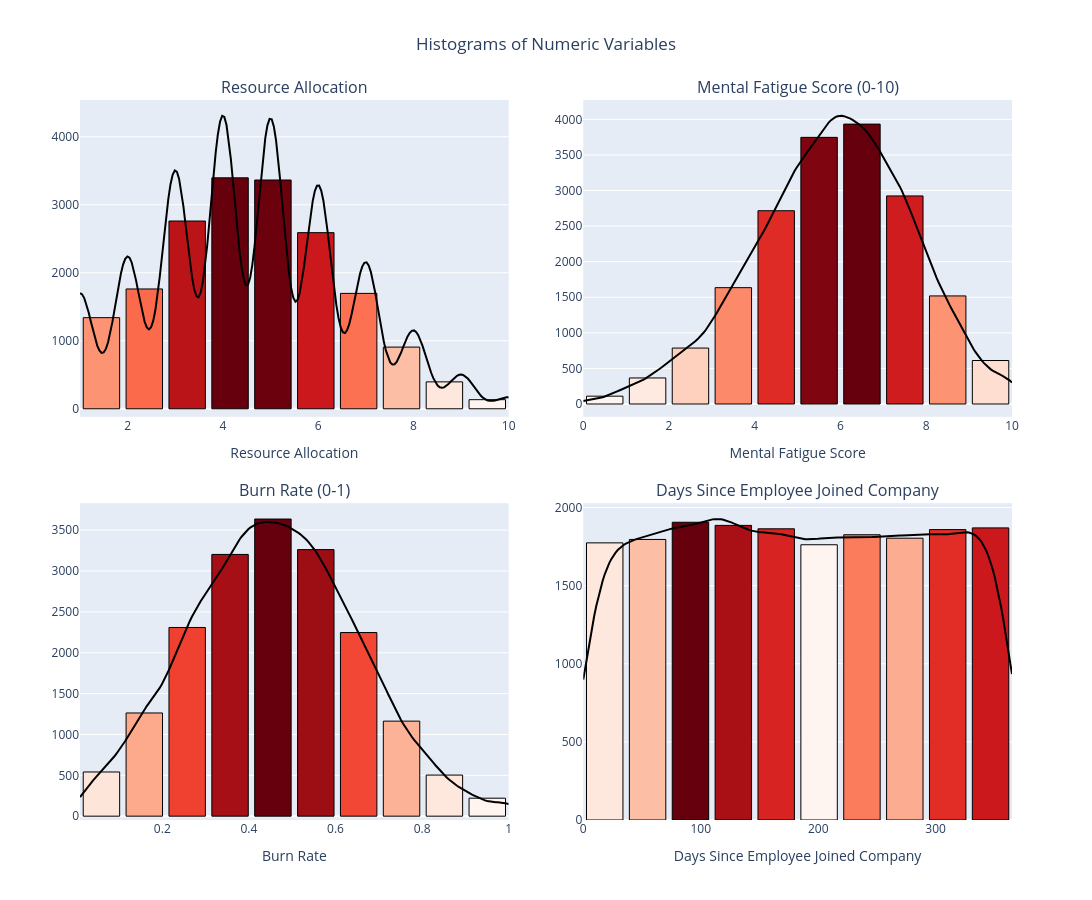

Write notebook code for a chart like this one.
### Markdown cell above
**What is the distribution of the numerical columns in the training dataset?**

### Code cell
from plotly.subplots import make_subplots
import plotly.graph_objects as go
from scipy.stats import gaussian_kde
import numpy as np

cols_config = [
    ("Resource Allocation", "Resource Allocation", 10),
    ("Mental Fatigue Score", "Mental Fatigue Score (0-10)", 10),
    ("Burn Rate", "Burn Rate (0-1)", 10),
    ("days_since_joined", "Days Since Employee Joined Company", 10)
]

fig = make_subplots(
    rows=2, cols=2,
    subplot_titles=[c[1] for c in cols_config],
    vertical_spacing=0.12,   
    horizontal_spacing=0.08 
)

positions = [(1,1), (1,2), (2, 1), (2, 2)]

for (col, label, bins), (row, col_pos) in zip(cols_config, positions):
    counts, bin_edges = np.histogram(train[col], bins=bins)
    bin_centers = (bin_edges[:-1] + bin_edges[1:]) / 2

    fig.add_trace(
        go.Bar(
            x=bin_centers,
            y=counts,
            marker=dict(
                color=counts,
                colorscale="Reds",
                line=dict(color="black", width=1)
            ),
            showlegend=False
        ),
        row=row, col=col_pos
    )

    kde = gaussian_kde(train[col].dropna())
    x_range = np.linspace(train[col].min(), train[col].max(), 200)
    kde_vals = kde(x_range)
    kde_scaled = kde_vals * (counts.sum() * (bin_edges[1] - bin_edges[0]))

    fig.add_trace(
        go.Scatter(
            x=x_range,
            y=kde_scaled,
            mode="lines",
            line=dict(color="black", width=2),
            showlegend=False
        ),
        row=row, col=col_pos
    )

for (col, label, bins), (row, col_pos) in zip(cols_config, positions):
    fig.update_xaxes(
        range=[train[col].min(), train[col].max()],
        row=row, col=col_pos
    )

fig.update_xaxes(title_text="Resource Allocation", range=[train["Resource Allocation"].min(), train["Resource Allocation"].max()], row=1, col=1)
fig.update_xaxes(title_text="Mental Fatigue Score", range=[train["Mental Fatigue Score"].min(), train["Mental Fatigue Score"].max()], row=1, col=2)
fig.update_xaxes(title_text="Burn Rate", range=[train["Burn Rate"].min(), train["Burn Rate"].max()], row=2, col=1)
fig.update_xaxes(title_text="Days Since Employee Joined Company", range=[train["days_since_joined"].min(), train["days_since_joined"].max()], row=2, col=2)

fig.update_layout(
    height=900,
    width=1100,
    title_text="Histograms of Numeric Variables",
    title_x=0.5,
    bargap=0.15
)

fig.show()

### Figure 1 — Plotly figure (JSON) as saved in the notebook; plotly's stock layout.template omitted (floating-point values rounded to 4 significant figures; data arrays with more than 128 entries replaced by an {"elided": "..."} marker saying what was removed)
{"data": [{"marker": {"color": [1340, 1762, 2761, 3396, 3364, 2590, 1697, 907, 396, 134], "colorscale": [[0, "rgb(255,245,240)"], [0.125, "rgb(254,224,210)"], [0.25, "rgb(252,187,161)"], [0.375, "rgb(252,146,114)"], [0.5, "rgb(251,106,74)"], [0.625, "rgb(239,59,44)"], [0.75, "rgb(203,24,29)"], [0.875, "rgb(165,15,21)"], [1, "rgb(103,0,13)"]], "line": {"color": "black", "width": 1}}, "showlegend": false, "type": "bar", "x": [1.45, 2.35, 3.25, 4.15, 5.05, 5.95, 6.85, 7.75, 8.65, 9.55], "xaxis": "x", "y": [1340, 1762, 2761, 3396, 3364, 2590, 1697, 907, 396, 134], "yaxis": "y"}, {"line": {"color": "black", "width": 2}, "mode": "lines", "showlegend": false, "type": "scatter", "x": {"elided": "200 float values"}, "xaxis": "x", "y": {"elided": "200 float values"}, "yaxis": "y"}, {"marker": {"color": [110, 366, 786, 1635, 2716, 3747, 3933, 2924, 1519, 611], "colorscale": [[0, "rgb(255,245,240)"], [0.125, "rgb(254,224,210)"], [0.25, "rgb(252,187,161)"], [0.375, "rgb(252,146,114)"], [0.5, "rgb(251,106,74)"], [0.625, "rgb(239,59,44)"], [0.75, "rgb(203,24,29)"], [0.875, "rgb(165,15,21)"], [1, "rgb(103,0,13)"]], "line": {"color": "black", "width": 1}}, "showlegend": false, "type": "bar", "x": [0.5, 1.5, 2.5, 3.5, 4.5, 5.5, 6.5, 7.5, 8.5, 9.5], "xaxis": "x2", "y": [110, 366, 786, 1635, 2716, 3747, 3933, 2924, 1519, 611], "yaxis": "y2"}, {"line": {"color": "black", "width": 2}, "mode": "lines", "showlegend": false, "type": "scatter", "x": {"elided": "200 float values"}, "xaxis": "x2", "y": {"elided": "200 float values"}, "yaxis": "y2"}, {"marker": {"color": [541, 1263, 2309, 3203, 3636, 3262, 2247, 1163, 503, 220], "colorscale": [[0, "rgb(255,245,240)"], [0.125, "rgb(254,224,210)"], [0.25, "rgb(252,187,161)"], [0.375, "rgb(252,146,114)"], [0.5, "rgb(251,106,74)"], [0.625, "rgb(239,59,44)"], [0.75, "rgb(203,24,29)"], [0.875, "rgb(165,15,21)"], [1, "rgb(103,0,13)"]], "line": {"color": "black", "width": 1}}, "showlegend": false, "type": "bar", "x": [0.0595, 0.1585, 0.2575, 0.3565, 0.4555, 0.5545, 0.6535, 0.7525, 0.8515, 0.9505], "xaxis": "x3", "y": [541, 1263, 2309, 3203, 3636, 3262, 2247, 1163, 503, 220], "yaxis": "y3"}, {"line": {"color": "black", "width": 2}, "mode": "lines", "showlegend": false, "type": "scatter", "x": {"elided": "200 float values"}, "xaxis": "x3", "y": {"elided": "200 float values"}, "yaxis": "y3"}, {"marker": {"color": [1774, 1796, 1906, 1886, 1864, 1762, 1826, 1804, 1859, 1870], "colorscale": [[0, "rgb(255,245,240)"], [0.125, "rgb(254,224,210)"], [0.25, "rgb(252,187,161)"], [0.375, "rgb(252,146,114)"], [0.5, "rgb(251,106,74)"], [0.625, "rgb(239,59,44)"], [0.75, "rgb(203,24,29)"], [0.875, "rgb(165,15,21)"], [1, "rgb(103,0,13)"]], "line": {"color": "black", "width": 1}}, "showlegend": false, "type": "bar", "x": [18.25, 54.75, 91.25, 127.8, 164.2, 200.8, 237.2, 273.8, 310.2, 346.8], "xaxis": "x4", "y": [1774, 1796, 1906, 1886, 1864, 1762, 1826, 1804, 1859, 1870], "yaxis": "y4"}, {"line": {"color": "black", "width": 2}, "mode": "lines", "showlegend": false, "type": "scatter", "x": {"elided": "200 float values"}, "xaxis": "x4", "y": {"elided": "200 float values"}, "yaxis": "y4"}], "layout": {"annotations": [{"font": {"size": 16}, "showarrow": false, "text": "Resource Allocation", "x": 0.23, "xanchor": "center", "xref": "paper", "y": 1, "yanchor": "bottom", "yref": "paper"}, {"font": {"size": 16}, "showarrow": false, "text": "Mental Fatigue Score (0-10)", "x": 0.77, "xanchor": "center", "xref": "paper", "y": 1, "yanchor": "bottom", "yref": "paper"}, {"font": {"size": 16}, "showarrow": false, "text": "Burn Rate (0-1)", "x": 0.23, "xanchor": "center", "xref": "paper", "y": 0.44, "yanchor": "bottom", "yref": "paper"}, {"font": {"size": 16}, "showarrow": false, "text": "Days Since Employee Joined Company", "x": 0.77, "xanchor": "center", "xref": "paper", "y": 0.44, "yanchor": "bottom", "yref": "paper"}], "bargap": 0.15, "height": 900, "title": {"text": "Histograms of Numeric Variables", "x": 0.5}, "width": 1100, "xaxis": {"anchor": "y", "domain": [0, 0.46], "range": [1, 10], "title": {"text": "Resource Allocation"}, "type": "linear"}, "xaxis2": {"anchor": "y2", "domain": [0.54, 1], "range": [0, 10], "title": {"text": "Mental Fatigue Score"}, "type": "linear"}, "xaxis3": {"anchor": "y3", "domain": [0, 0.46], "range": [0.01, 1], "title": {"text": "Burn Rate"}, "type": "linear"}, "xaxis4": {"anchor": "y4", "domain": [0.54, 1], "range": [0, 365], "title": {"text": "Days Since Employee Joined Company"}, "type": "linear"}, "yaxis": {"anchor": "x", "autorange": true, "domain": [0.56, 1], "range": [-117.8, 4540.0], "type": "linear"}, "yaxis2": {"anchor": "x2", "autorange": true, "domain": [0.56, 1], "range": [-179.8, 4272.0], "type": "linear"}, "yaxis3": {"anchor": "x3", "autorange": true, "domain": [0, 0.44], "range": [-46.74, 3830.0], "type": "linear"}, "yaxis4": {"anchor": "x4", "autorange": true, "domain": [0, 0.44], "range": [0, 2028.0], "type": "linear"}}}
